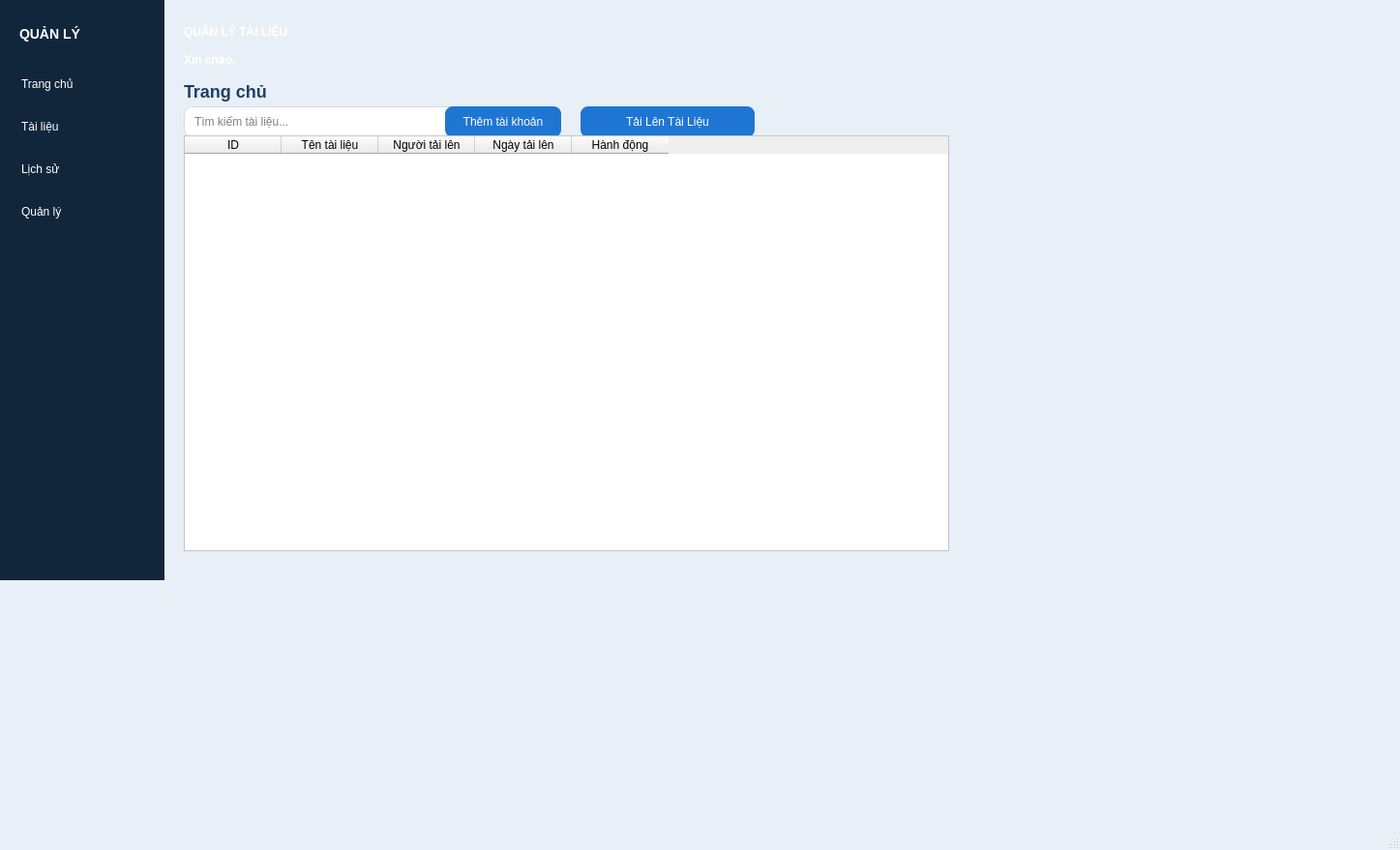
<?xml version="1.0" encoding="UTF-8"?>
<ui version="4.0">
 <class>MainWindow</class>
 <widget class="QMainWindow" name="MainWindow">
  <property name="geometry">
   <rect>
    <x>0</x>
    <y>0</y>
    <width>1447</width>
    <height>879</height>
   </rect>
  </property>
  <property name="windowTitle">
   <string>MainWindow</string>
  </property>
  <property name="styleSheet">
   <string notr="true">QMainWindow {
    background-color: #e9eff7;
}
QWidget#leftPanel {
    background-color: #12263b;
}
QLabel#appTitle, QLabel#usernameLabel {
    color: white;
    font-weight: 600;
}
QLineEdit {
    background-color: white;
    border: 1px solid #d6dbe8;
    border-radius: 8px;
    padding: 8px;
}
QPushButton {
    background-color: #1f76d2;
    color: white;
    border-radius: 8px;
    padding: 8px 14px;
}
QPushButton:hover {
    background-color: #1660b1;
}
QTableWidget {
    background-color: white;
    gridline-color: #d6dbe8;
    alternate-background-color: #f6f8fc;
}
</string>
  </property>
  <widget class="QWidget" name="centralwidget">
   <widget class="QFrame" name="leftPanel">
    <property name="geometry">
     <rect>
      <x>0</x>
      <y>0</y>
      <width>170</width>
      <height>600</height>
     </rect>
    </property>
    <property name="styleSheet">
     <string notr="true"/>
    </property>
    <property name="frameShape">
     <enum>QFrame::NoFrame</enum>
    </property>
    <widget class="QLabel" name="menuTitle">
     <property name="geometry">
      <rect>
       <x>20</x>
       <y>20</y>
       <width>130</width>
       <height>30</height>
      </rect>
     </property>
     <property name="styleSheet">
      <string notr="true">color: #ffffff; font-size: 14px; font-weight: bold;</string>
     </property>
     <property name="text">
      <string>QUẢN LÝ</string>
     </property>
    </widget>
    <widget class="QPushButton" name="homeButton">
     <property name="geometry">
      <rect>
       <x>10</x>
       <y>70</y>
       <width>150</width>
       <height>34</height>
      </rect>
     </property>
     <property name="styleSheet">
      <string notr="true">background-color: transparent; color: white; text-align: left; padding-left: 12px; border: none;</string>
     </property>
     <property name="text">
      <string>Trang chủ</string>
     </property>
    </widget>
    <widget class="QPushButton" name="docsButton">
     <property name="geometry">
      <rect>
       <x>10</x>
       <y>114</y>
       <width>150</width>
       <height>34</height>
      </rect>
     </property>
     <property name="styleSheet">
      <string notr="true">background-color: transparent; color: white; text-align: left; padding-left: 12px; border: none;</string>
     </property>
     <property name="text">
      <string>Tài liệu</string>
     </property>
    </widget>
    <widget class="QPushButton" name="historyButton">
     <property name="geometry">
      <rect>
       <x>10</x>
       <y>158</y>
       <width>150</width>
       <height>34</height>
      </rect>
     </property>
     <property name="styleSheet">
      <string notr="true">background-color: transparent; color: white; text-align: left; padding-left: 12px; border: none;</string>
     </property>
     <property name="text">
      <string>Lịch sử</string>
     </property>
    </widget>
    <widget class="QPushButton" name="manageButton">
     <property name="geometry">
      <rect>
       <x>10</x>
       <y>202</y>
       <width>150</width>
       <height>34</height>
      </rect>
     </property>
     <property name="styleSheet">
      <string notr="true">background-color: transparent; color: white; text-align: left; padding-left: 12px; border: none;</string>
     </property>
     <property name="text">
      <string>Quản lý</string>
     </property>
    </widget>
   </widget>
   <widget class="QLabel" name="appTitle">
    <property name="geometry">
     <rect>
      <x>190</x>
      <y>18</y>
      <width>400</width>
      <height>30</height>
     </rect>
    </property>
    <property name="text">
     <string>QUẢN LÝ TÀI LIỆU</string>
    </property>
   </widget>
   <widget class="QLabel" name="usernameLabel">
    <property name="geometry">
     <rect>
      <x>190</x>
      <y>50</y>
      <width>440</width>
      <height>24</height>
     </rect>
    </property>
    <property name="text">
     <string>Xin chào,</string>
    </property>
   </widget>
   <widget class="QLabel" name="pageTitleLabel">
    <property name="geometry">
     <rect>
      <x>190</x>
      <y>82</y>
      <width>400</width>
      <height>24</height>
     </rect>
    </property>
    <property name="styleSheet">
     <string notr="true">font-size: 18px; font-weight: bold; color: #1f3f67;</string>
    </property>
    <property name="text">
     <string>Trang chủ</string>
    </property>
   </widget>
   <widget class="QLineEdit" name="searchInput">
    <property name="geometry">
     <rect>
      <x>190</x>
      <y>110</y>
      <width>390</width>
      <height>32</height>
     </rect>
    </property>
    <property name="placeholderText">
     <string>Tìm kiếm tài liệu...</string>
    </property>
   </widget>
   <widget class="QPushButton" name="addUserButton">
    <property name="geometry">
     <rect>
      <x>460</x>
      <y>110</y>
      <width>120</width>
      <height>32</height>
     </rect>
    </property>
    <property name="text">
     <string>Thêm tài khoản</string>
    </property>
   </widget>
   <widget class="QPushButton" name="uploadButton">
    <property name="geometry">
     <rect>
      <x>600</x>
      <y>110</y>
      <width>180</width>
      <height>32</height>
     </rect>
    </property>
    <property name="text">
     <string>Tải Lên Tài Liệu</string>
    </property>
   </widget>
   <widget class="QLabel" name="homeContentLabel">
    <property name="geometry">
     <rect>
      <x>190</x>
      <y>140</y>
      <width>600</width>
      <height>430</height>
     </rect>
    </property>
    <property name="styleSheet">
     <string notr="true">background-color: white; border: 1px solid #d6dbe8; border-radius: 12px; padding: 16px; color: #34495e; font-size: 14px;</string>
    </property>
    <property name="text">
     <string>Chào mừng đến Trang quản trị. Chọn Tài liệu để xem danh sách hoặc chức năng khác ở menu bên trái.</string>
    </property>
    <property name="wordWrap">
     <bool>true</bool>
    </property>
   </widget>
   <widget class="QTableWidget" name="tableWidget">
    <property name="geometry">
     <rect>
      <x>190</x>
      <y>140</y>
      <width>791</width>
      <height>430</height>
     </rect>
    </property>
    <column>
     <property name="text">
      <string>ID</string>
     </property>
    </column>
    <column>
     <property name="text">
      <string>Tên tài liệu</string>
     </property>
    </column>
    <column>
     <property name="text">
      <string>Người tải lên</string>
     </property>
    </column>
    <column>
     <property name="text">
      <string>Ngày tải lên</string>
     </property>
    </column>
    <column>
     <property name="text">
      <string>Hành động</string>
     </property>
    </column>
   </widget>
  </widget>
  <widget class="QMenuBar" name="menubar">
   <property name="geometry">
    <rect>
     <x>0</x>
     <y>0</y>
     <width>1447</width>
     <height>26</height>
    </rect>
   </property>
  </widget>
  <widget class="QStatusBar" name="statusbar"/>
 </widget>
 <resources/>
 <connections/>
</ui>
